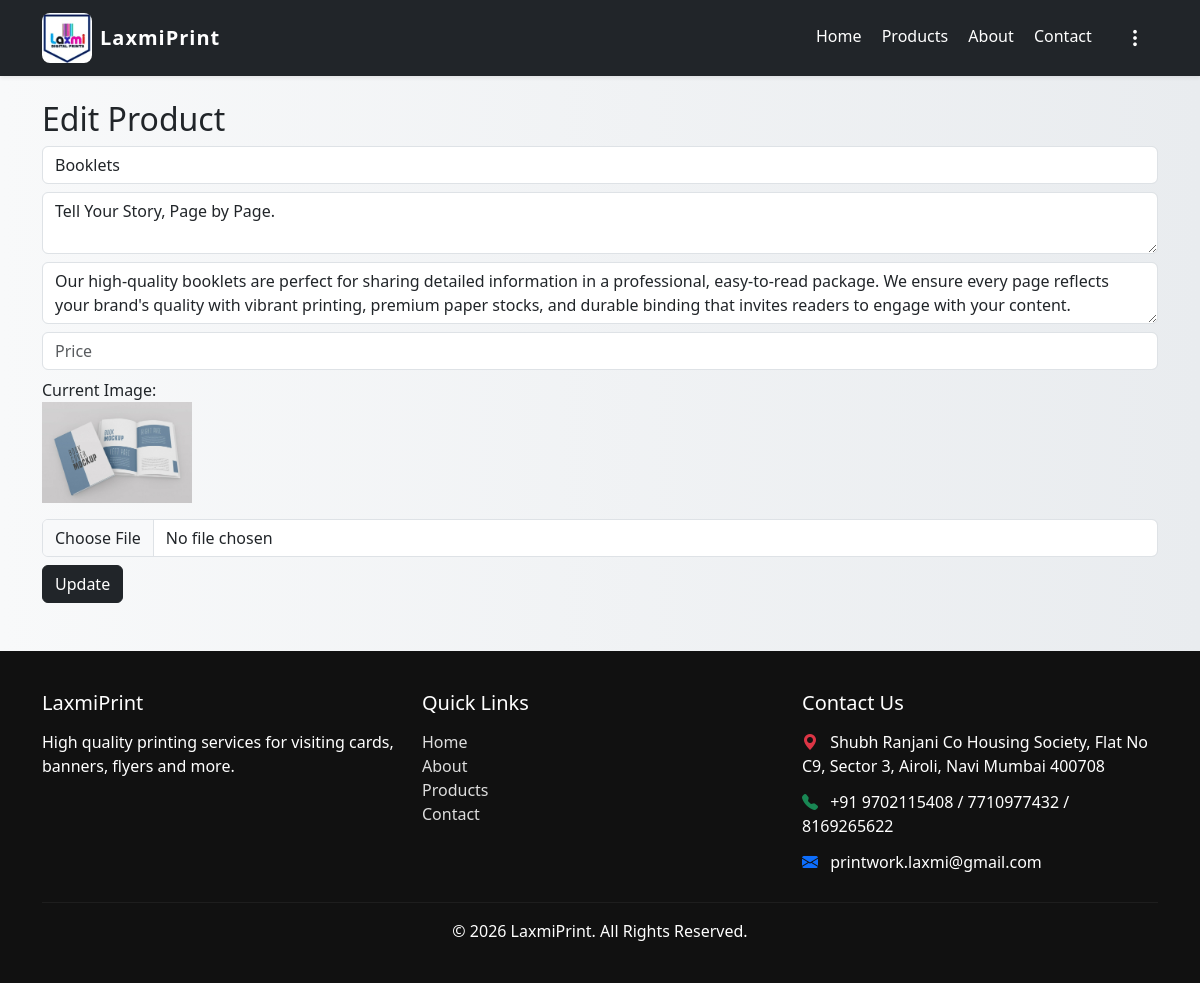
Screenshot of /edit/9 (signed in) with the database file from the repository.
### tables this page shows
CREATE TABLE products (
        id INTEGER PRIMARY KEY AUTOINCREMENT,
        name TEXT,
        description TEXT,
        image TEXT
    , specifications TEXT, price TEXT);

### app.py (the view, shortened to what this page needs)
@app.route('/edit/<int:id>', methods=['GET', 'POST'])
def edit_product(id):
    if 'admin' not in session:
        return redirect('/login')
    conn = get_db_connection()
    product = conn.execute(
        "SELECT * FROM products WHERE id=?", (id,)
    ).fetchone()
    conn.close()
    return render_template('edit.html', product=product)

### app.py (called while the page is built)
def get_db_connection():
    DB_PATH = os.path.join(os.getcwd(), "database.db")
    conn = sqlite3.connect(DB_PATH)
    conn.row_factory = sqlite3.Row
    return conn

### templates/edit.html
{% extends 'base.html' %}
{% block content %}
<h2>Edit Product</h2>
<form method="POST" enctype="multipart/form-data">
    <input type="text"
           name="name"
           class="form-control mb-2"
           value="{{ product.name }}"
           required>
    <textarea name="description"
              class="form-control mb-2"
              required>{{ product.description }}</textarea>
    <textarea name="specifications"
          class="form-control mb-2"
          placeholder="Specifications">{{ product.specifications }}</textarea>
    <input type="text"
       name="price"
       class="form-control mb-2"
       placeholder="Price"
       value="{{product.price}}">
    <label>Current Image:</label><br>
    <img src="{{ url_for('static', filename='uploads/' + product.image) }}"
         width="150"
         class="mb-3">
    <input type="file"
           name="image"
           class="form-control mb-2">
    <button class="btn btn-dark">Update</button>
</form>
{% endblock %}

### static/css/style.css (style rules this page uses)
body { font-family: Arial; background: linear-gradient(to right, #f8f9fa, #e9ecef); }

### rows the page displays
products: name "Booklets", description "Tell Your Story, Page by Page.", specifications "Our high-quality booklets are perfect for sharing detailed information in a professional, easy-to-read package. We ensure every page reflects your brand's quality with vibrant printing, premium paper stocks, and durable binding that invites readers to engage with your content.", image (picture)
